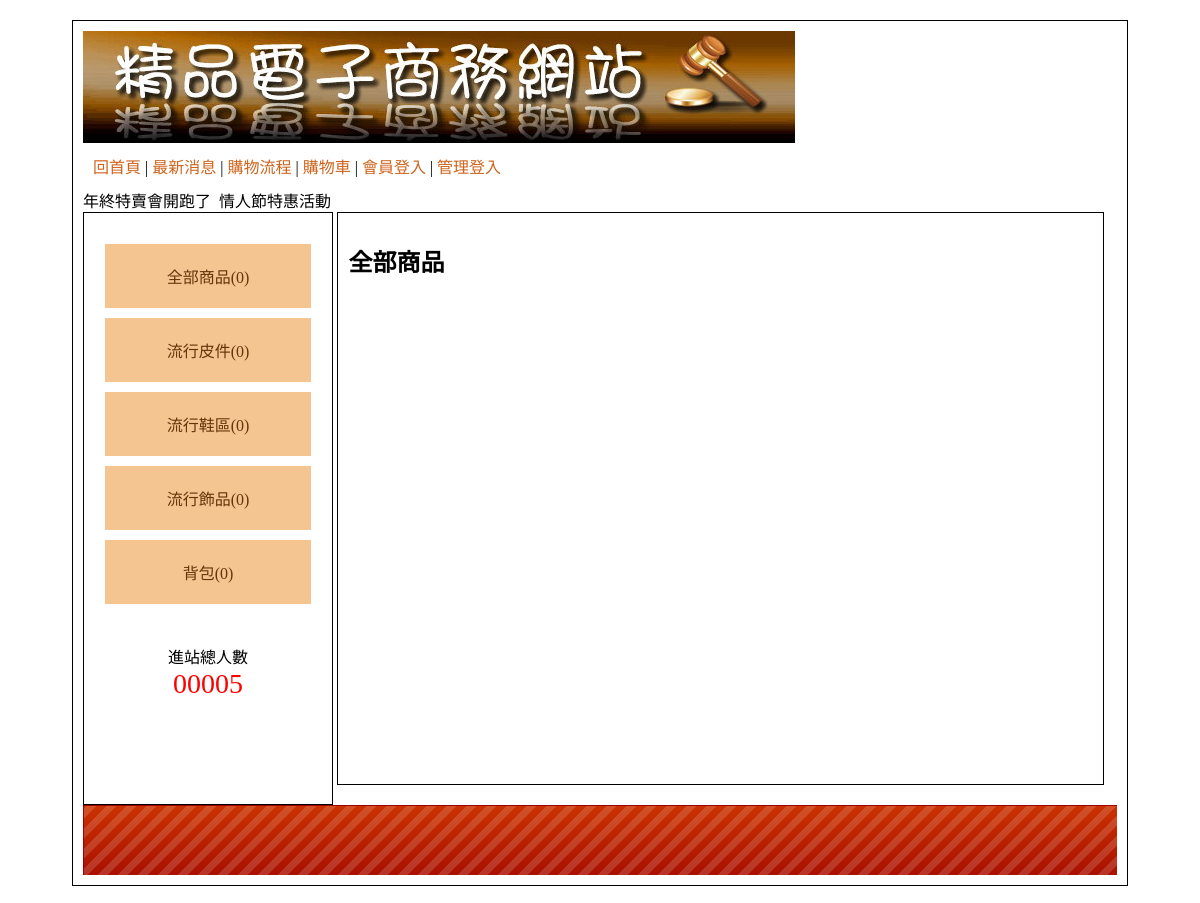
The app's page /, older data.
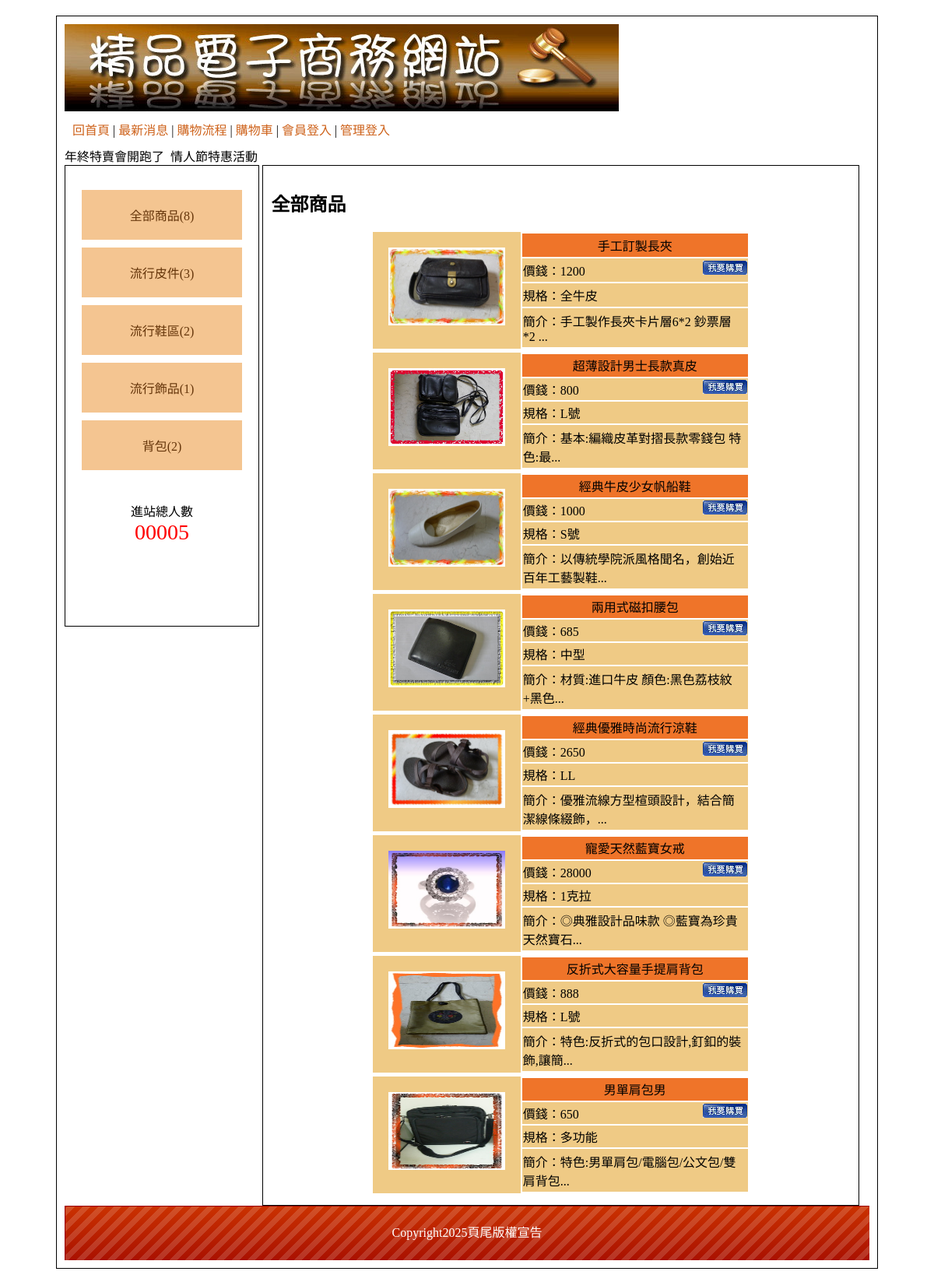
The same page, newer data.
### tables this page shows
CREATE TABLE `type` (
  `id` int(10) UNSIGNED NOT NULL,
  `name` text NOT NULL,
  `big_id` int(2) NOT NULL
);

CREATE TABLE `item` (
  `id` int(10) UNSIGNED NOT NULL,
  `no` text NOT NULL,
  `name` text NOT NULL,
  `price` int(10) UNSIGNED NOT NULL,
  `spec` text NOT NULL,
  `stock` int(10) UNSIGNED NOT NULL,
  `img` text NOT NULL,
  `intro` text NOT NULL,
  `big` int(10) UNSIGNED NOT NULL,
  `mid` int(10) UNSIGNED NOT NULL,
  `sh` int(1) UNSIGNED NOT NULL
);

CREATE TABLE `bottom` (
  `id` int(10) UNSIGNED NOT NULL,
  `bottom` text NOT NULL
);

### api/db.php (called while the page is built, shortened)
<?php
class DB{
    private $dsn="mysql:host=localhost;dbname=db07_04;charset=utf8";
    private $pdo;
    private $table;
    function __construct($table){
        $this->table=$table;
        $this->pdo=new PDO($this->dsn, 'root', '');
    }
    function all(...$arg){
        $sql="select * from $this->table ";
        if(isset($arg[0])){
            if(is_array($arg[0])){
                $tmp=$this->arraytosql($arg[0]);
                $sql=$sql." where ".join(" AND " , $tmp);
            }else{
                $sql .= $arg[0];
            }
        }
        return $this->pdo->query($sql)->fetchAll(PDO::FETCH_ASSOC);
    }
    function count(...$arg){
        $sql="select count(*) from $this->table ";
        if(isset($arg[0])){
            if(is_array($arg[0])){
                $tmp=$this->arraytosql($arg[0]);
                $sql=$sql." where ".join(" AND " , $tmp);
            }else{
                $sql .= $arg[0];
            }
        }
        return $this->pdo->query($sql)->fetchColumn();
    }
    function find($id){
        $sql="select * from $this->table ";
        if(is_array($id)){
            $tmp=$this->arraytosql($id);
            $sql=$sql." where ".join(" AND " , $tmp);
        }else{
            $sql .= " WHERE `id`='$id'";
        }
        return $this->pdo->query($sql)->fetch(PDO::FETCH_ASSOC);
    }
    private function arraytosql($array){
        $tmp=[];
        foreach($array as $key =>$value){
            $tmp[]="`$key`='$value'";
        }
        return $tmp;
    }
}
$Type=new DB('type');
$Bottom=new DB('bottom');
$Item=new DB('item');
?>

### index.php (the view, shortened to what this page needs)
<?php include_once "./api/db.php"; ?>
<!DOCTYPE html PUBLIC "-//W3C//DTD XHTML 1.0 Transitional//EN" "http://www.w3.org/TR/xhtml1/DTD/xhtml1-transitional.dtd">
<html xmlns="http://www.w3.org/1999/xhtml"><head><meta http-equiv="Content-Type" content="text/html; charset=UTF-8">
<link href="./css/css.css" rel="stylesheet" type="text/css">
</head>
<body>
	<div id="main">
    	<div id="top">
        	<a href="?">
            	<img src="./icon/0416.jpg">
            </a>
                        <div style="padding:10px;">
                <a href="?">回首頁</a> |
                <a href="?do=news">最新消息</a> |
                <a href="?do=look">購物流程</a> |
                <a href="?do=buycart">購物車</a> |
                <?php
                    if(isset($_SESSION['login'])){
                        echo "<a href='./api/logout.php'>";
                        echo "登出";
                        echo "</a>";
                    }else{
                        echo "<a href='?do=login'>";
                        echo "會員登入";
                        echo "</a>";
                    }
                ?>
                 |
                <?php
                    if(isset($_SESSION['admin'])){
                        echo "<a href='back.php'>";
                        echo "返回管理";
                        echo "</a>";
                    }else{
                        echo "<a href='?do=admin'>";
                        echo "管理登入";
                        echo "</a>";
                    }
                ?>
           </div>
           <marquee>
                   年終特賣會開跑了&nbsp;&nbsp;情人節特惠活動 &nbsp;&nbsp;
            </marquee>
        </div>
        <div id="left" class="ct">
        	<div style="min-height:400px;">
                <a href="?type=0">全部商品(<?=$Item->count(['sh'=>1]);?>)</a>
            <?php
                $bigs = $Type->all(['big_id'=>0]);
                foreach($bigs as $big):
            ?>
                <div class="ww">
                    <a href="?type=<?=$big['id'];?>"><?=$big['name'];?>(<?=$Item->count(['big'=>$big['id'], 'sh'=>1]);?>)</a>
            <?php
                    echo "</div>";
                endforeach;
            ?>
        	</div>
            <span>
            	<div>進站總人數</div>
                <div style="color:#f00; font-size:28px;">
                	00005
                </div>
            </span>
        </div>
        <div id="right">
                <?php
                $do=$_GET['do']??'main';
                $file = "./front/{$do}.php";
                if(file_exists($file)){
                    include $file;
                }else{
                    include "./front/main.php";
                }
                ?>
        </div>
        <div id="bottom" style="line-height:70px;background:url(./icon/bot.png); color:#FFF;" class="ct">
            <?=$Bottom->find(1)['bottom'];?>
        </div>
    </div>
</body></html>

### front/main.php
<?php
$type = $_GET['type']??0;
$nav = '全部商品';
if($type != 0){
    $row = $Type->find($type);
    if($row['big_id']==0){
        $nav = $row['name'];
        $items = $Item->all(['big'=>$type, 'sh'=>1]);
    }else{
        $big = $Type->find($row['big_id']);
        $nav = $big['name']." > " .$row['name'];
        $items = $Item->all(['mid'=>$type, 'sh'=>1]);
    }
}else{
    $items = $Item->all(['sh'=>1]);
}
?>
<h2><?=$nav;?></h2>
<?php
foreach($items as $item):
?>
<div style="display: flex; width:65%; height:150px; margin:5px auto;">
    <div class="pp ct" style="padding: 20px;">
        <a href="?do=detail&id=<?=$item['id'];?>">
            <img src="./image/<?=$item['img'];?>" style="width:150px; height:100px;">
        </a>
    </div>
    <div>
        <table style="height: 100%;">
            <tr>
                <td class="tt ct"><?=$item['name'];?></td>
            </tr>
            <tr class="pp">
                <td>
                    價錢：<?=$item['price'];?>
                    <a href="?do=buycart&id=<?=$item['id'];?>&qt=1">
                        <img src="./icon/0402.jpg" style="float:right;">
                    </a>
                </td>
            </tr>
            <tr class="pp">
                <td>規格：<?=$item['spec'];?></td>
            </tr>
            <tr class="pp">
                <td>
                    簡介：<?=mb_substr($item['intro'], 0, 20);?>...
                </td>
            </tr>
        </table>
    </div>
</div>
<?php
endforeach;
?>

### css/css.css (style rules this page uses)
body { font-family:"微軟正黑體"; }
#main { width:1034px; padding:10px; margin:20px auto 20px auto; border:#000 solid 1px; min-height:768px; }
#top a { color:#CE631C; text-decoration:none; }
#left { display:inline-block; width:20%; padding:2%; min-height:550px; vertical-align:top; border:#000 1px solid; }
#left a { display:block; padding:20px 5px 20px 5px; text-decoration:none; background:#F4C591; margin:10px auto 10px auto; color:#65350A; }
.ct { text-align:center; }
#right { display:inline-block; width:72%; padding:1%; min-height:550px; border:#000 1px solid; }
#bottom { height:70px; background-size:cover; }
.tt { background:#EF7429; }
.pp { background:#EFCA85; }
.pp td { background:#EFCA85; }

Row changes from the older to the newer data that the page shows:
computed for type "流行皮件": count "0" → "3"
computed for type "流行鞋區": count "0" → "2"
computed for type "流行飾品": count "0" → "1"
computed for type "背包": count "0" → "2"
added item: img (picture), name "手工訂製長夾", price "1200", spec "全牛皮", intro "手工製作長夾卡片層6*2 鈔票層 *2"
added item: img (picture), name "超薄設計男士長款真皮", price "800", spec "L號", intro "基本:編織皮革對摺長款零錢包 特色:最"
added item: img (picture), name "經典牛皮少女帆船鞋", price "1000", spec "S號", intro "以傳統學院派風格聞名，創始近百年工藝製鞋"
added item: img (picture), name "兩用式磁扣腰包", price "685", spec "中型", intro "材質:進口牛皮 顏色:黑色荔枝紋+黑色"
added item: img (picture), name "經典優雅時尚流行涼鞋", price "2650", spec "LL", intro "優雅流線方型楦頭設計，結合簡潔線條綴飾，"
added item: img (picture), name "寵愛天然藍寶女戒", price "28000", spec "1克拉", intro "◎典雅設計品味款 ◎藍寶為珍貴天然寶石"
added item: img (picture), name "反折式大容量手提肩背包", price "888", spec "L號", intro "特色:反折式的包口設計,釘釦的裝飾,讓簡"
added item: img (picture), name "男單肩包男", price "650", spec "多功能", intro "特色:男單肩包/電腦包/公文包/雙肩背包"
added bottom: bottom "Copyright2025頁尾版權宣告"
Text that changed along with them:
$Item->count(['sh'=>1]): "0" → "8"
